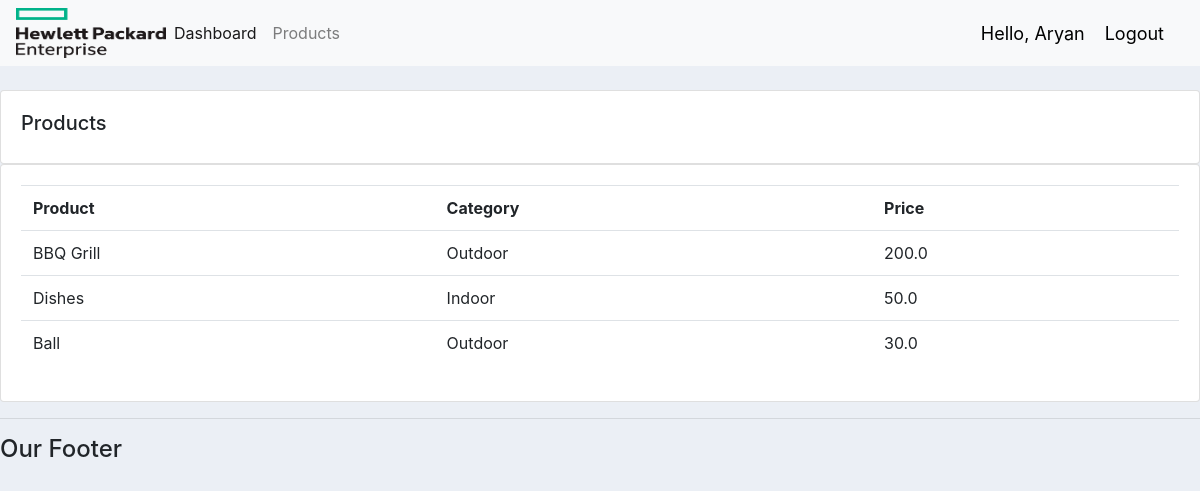
Screenshot of /products/ (signed in) with the database file from the repository.
### accounts/models.py (models this page shows, shortened)
class Product(models.Model):
    CATEGORY=(
        ('Indoor','Indoor'),
        ('Outdoor','Outdoor'),
    )
    name=models.CharField(max_length=200, null=True)
    price=models.FloatField(null=True)
    category=models.CharField(max_length=200, null=True,choices=CATEGORY)
    description=models.CharField(max_length=200, null=True,blank=True)
    date_created=models.DateTimeField(auto_now_add=True, null=True)
    tags=models.ManyToManyField(Tag)

### accounts/decorators.py (the view)
        def wrapper_func(request,*args,**kwargs):
            group=None
            if request.user.groups.exists():
                group=request.user.groups.all()[0].name
            if group in allowed_roles:
                return view_func(request,*args,**kwargs)
            else:
                return HttpResponse("You are not authorized to access this page")

### accounts/views.py (called while the page is built)
@login_required(login_url='login')
@allowed_users(allowed_roles=['admin'])
def products(request):
    products=Product.objects.all()
    return render(request,'accounts/products.html',{'products':products})

### accounts/templates/accounts/products.html
{% extends 'accounts/main.html' %}
{% block content %}
<br>
<div class="row">
    <div class="col-md">
        <div class="card card-body">
            <h5>Products</h5>
        </div>
        <div class="card card-body">
            <table class="table">
                <tr>
                    <th>Product</th>
                    <th>Category</th>
                    <th>Price</th>
                </tr>
            {% for i in products %}
            <tr>
                <td>{{i.name}}</td>
                <td>{{i.category}}</td>
                <td>{{i.price}}</td>
            </tr>
            {% endfor %}
            </table>
        </div>
    </div>
</div>
{% endblock %}

### accounts/templates/accounts/navbar.html (shortened to what this page needs)
{% load static %}
<nav class="navbar navbar-expand-lg navbar-light bg-light">
    <img src="{% static 'images/hpeLogo.png' %}" height="50px" width="150px">
    <div class="collapse navbar-collapse" id="navbarNavAltMarkup">
        {% if request.user.is_staff %}
        <div class="navbar-nav">
            <a class="nav-item nav-link active" href="{% url 'home' %}">Dashboard</a>
            <a class="nav-item nav-link" href="{% url 'products' %}">Products</a>
        </div>
        {% else %}
        <div class="navbar-nav">
            <a class="nav-item nav-link active" href="{% url 'user-page' %}">Dashboard</a>
            <a class="nav-item nav-link active" href="{% url 'account' %}">Settings</a>
        </div>
        {% endif %}
    </div>
    <span class="hello-msg">Hello, {{request.user}}</span>
    <span><a class="hello-msg" href="{% url 'logout' %}">Logout</a></span>
</nav>

### static/css/main.css (style rules this page uses)
body { background-color: #ebeff5; }

### accounts/templates/accounts/navbar.html (style rules this page uses)
.hello-msg { font-size:18px; color:black; margin-right: 20px; }

### rows the page displays
Product: name "BBQ Grill", category "Outdoor", price "200.0"
Product: name "Dishes", category "Indoor", price "50.0"
Product: name "Ball", category "Outdoor", price "30.0"

### other values shown
{{ request.user }} "Aryan"
